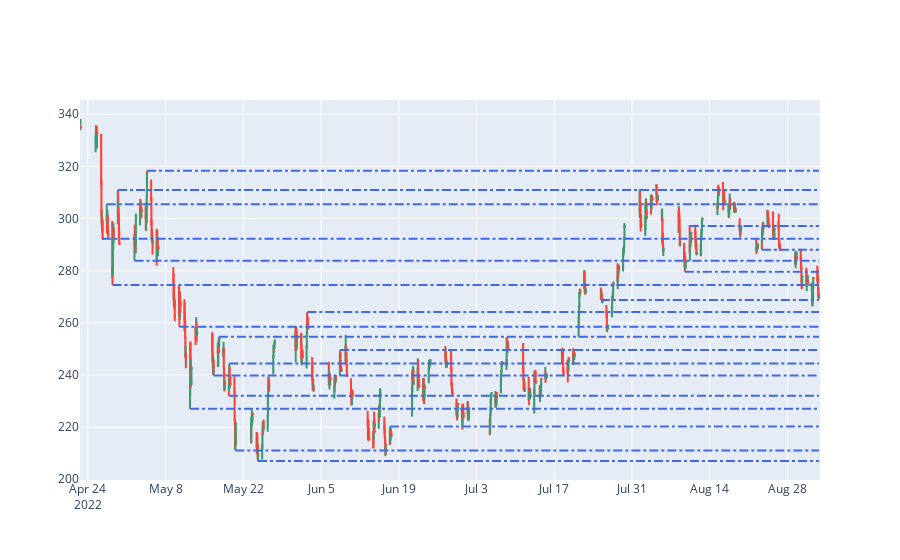

The notebook cell this image was saved under:
### Code cell
for pivot in pivots:
    fig.add_shape(type='line',
                    x0=pivot[0],
                    y0=pivot[1],
                    x1=tsla_hourly.index[-1],
                    y1=pivot[1],
                    line=dict(color='RoyalBlue',dash="dashdot",),
                    xref='x',
                    yref='y'
    )
update_fig(fig, show_afterhours=show_afterhours)

### Figure 1 — Plotly figure (JSON) as saved in the notebook; plotly's stock layout.template omitted (floating-point values rounded to 4 significant figures; data arrays with more than 128 entries replaced by an {"elided": "..."} marker saying what was removed)
{"data": [{"close": {"elided": "739 float values"}, "high": {"elided": "739 float values"}, "low": {"elided": "739 float values"}, "open": {"elided": "739 float values"}, "type": "candlestick", "x": {"elided": "739 str values"}}], "layout": {"autosize": true, "dragmode": "pan", "shapes": [{"line": {"color": "RoyalBlue", "dash": "dashdot"}, "type": "line", "x0": "2022-04-26T15:30:00", "x1": "2022-09-02T16:30:00", "xref": "x", "y0": 292.3, "y1": 292.3, "yref": "y"}, {"line": {"color": "RoyalBlue", "dash": "dashdot"}, "type": "line", "x0": "2022-04-27T09:30:00", "x1": "2022-09-02T16:30:00", "xref": "x", "y0": 305.5, "y1": 305.5, "yref": "y"}, {"line": {"color": "RoyalBlue", "dash": "dashdot"}, "type": "line", "x0": "2022-04-28T10:30:00", "x1": "2022-09-02T16:30:00", "xref": "x", "y0": 274.6, "y1": 274.6, "yref": "y"}, {"line": {"color": "RoyalBlue", "dash": "dashdot"}, "type": "line", "x0": "2022-04-29T10:30:00", "x1": "2022-09-02T16:30:00", "xref": "x", "y0": 311.0, "y1": 311.0, "yref": "y"}, {"line": {"color": "RoyalBlue", "dash": "dashdot"}, "type": "line", "x0": "2022-05-02T09:30:00", "x1": "2022-09-02T16:30:00", "xref": "x", "y0": 283.8, "y1": 283.8, "yref": "y"}, {"line": {"color": "RoyalBlue", "dash": "dashdot"}, "type": "line", "x0": "2022-05-04T15:30:00", "x1": "2022-09-02T16:30:00", "xref": "x", "y0": 318.4, "y1": 318.4, "yref": "y"}, {"line": {"color": "RoyalBlue", "dash": "dashdot"}, "type": "line", "x0": "2022-05-10T11:30:00", "x1": "2022-09-02T16:30:00", "xref": "x", "y0": 258.5, "y1": 258.5, "yref": "y"}, {"line": {"color": "RoyalBlue", "dash": "dashdot"}, "type": "line", "x0": "2022-05-12T09:30:00", "x1": "2022-09-02T16:30:00", "xref": "x", "y0": 227.1, "y1": 227.1, "yref": "y"}, {"line": {"color": "RoyalBlue", "dash": "dashdot"}, "type": "line", "x0": "2022-05-16T15:30:00", "x1": "2022-09-02T16:30:00", "xref": "x", "y0": 239.8, "y1": 239.8, "yref": "y"}, {"line": {"color": "RoyalBlue", "dash": "dashdot"}, "type": "line", "x0": "2022-05-17T14:30:00", "x1": "2022-09-02T16:30:00", "xref": "x", "y0": 254.7, "y1": 254.7, "yref": "y"}, {"line": {"color": "RoyalBlue", "dash": "dashdot"}, "type": "line", "x0": "2022-05-19T09:30:00", "x1": "2022-09-02T16:30:00", "xref": "x", "y0": 232.0, "y1": 232.0, "yref": "y"}, {"line": {"color": "RoyalBlue", "dash": "dashdot"}, "type": "line", "x0": "2022-05-19T11:30:00", "x1": "2022-09-02T16:30:00", "xref": "x", "y0": 244.4, "y1": 244.4, "yref": "y"}, {"line": {"color": "RoyalBlue", "dash": "dashdot"}, "type": "line", "x0": "2022-05-20T13:30:00", "x1": "2022-09-02T16:30:00", "xref": "x", "y0": 211.1, "y1": 211.1, "yref": "y"}, {"line": {"color": "RoyalBlue", "dash": "dashdot"}, "type": "line", "x0": "2022-05-24T15:30:00", "x1": "2022-09-02T16:30:00", "xref": "x", "y0": 207.0, "y1": 207.0, "yref": "y"}, {"line": {"color": "RoyalBlue", "dash": "dashdot"}, "type": "line", "x0": "2022-06-02T12:30:00", "x1": "2022-09-02T16:30:00", "xref": "x", "y0": 264.2, "y1": 264.2, "yref": "y"}, {"line": {"color": "RoyalBlue", "dash": "dashdot"}, "type": "line", "x0": "2022-06-08T10:30:00", "x1": "2022-09-02T16:30:00", "xref": "x", "y0": 249.6, "y1": 249.6, "yref": "y"}, {"line": {"color": "RoyalBlue", "dash": "dashdot"}, "type": "line", "x0": "2022-06-17T09:30:00", "x1": "2022-09-02T16:30:00", "xref": "x", "y0": 220.2, "y1": 220.2, "yref": "y"}, {"line": {"color": "RoyalBlue", "dash": "dashdot"}, "type": "line", "x0": "2022-07-25T09:30:00", "x1": "2022-09-02T16:30:00", "xref": "x", "y0": 268.7, "y1": 268.7, "yref": "y"}, {"line": {"color": "RoyalBlue", "dash": "dashdot"}, "type": "line", "x0": "2022-08-09T12:30:00", "x1": "2022-09-02T16:30:00", "xref": "x", "y0": 279.5, "y1": 279.5, "yref": "y"}, {"line": {"color": "RoyalBlue", "dash": "dashdot"}, "type": "line", "x0": "2022-08-10T09:30:00", "x1": "2022-09-02T16:30:00", "xref": "x", "y0": 297.1, "y1": 297.1, "yref": "y"}, {"line": {"color": "RoyalBlue", "dash": "dashdot"}, "type": "line", "x0": "2022-08-23T09:30:00", "x1": "2022-09-02T16:30:00", "xref": "x", "y0": 288.0, "y1": 288.0, "yref": "y"}], "xaxis": {"autorange": true, "range": ["2022-04-22 14:00", "2022-09-02 20:33:32.7065"], "rangeslider": {"visible": false, "yaxis": {}}, "showspikes": false, "type": "date"}, "yaxis": {"autorange": true, "range": [199.7, 345.5], "showspikes": false}}}
